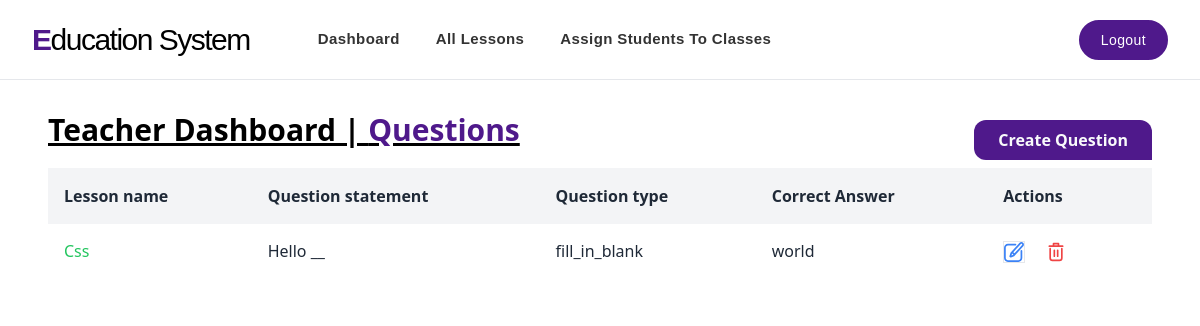
Screenshot of /teacher/questions/2/ (signed in) with the database file from the repository.
### teacher/models.py (models this page shows)
class Lesson(models.Model):
    name                        = models.CharField(max_length=255)
    teacher_id                  = models.ForeignKey(CustomUser, on_delete=models.CASCADE)
    class_id                    = models.ForeignKey(Class, on_delete=models.CASCADE)

class Question(models.Model):
    type                        = models.CharField(max_length=50)
    statement                   = models.TextField(max_length=255)
    lesson_id                   = models.ForeignKey(Lesson, on_delete=models.CASCADE)

class Question_fillblank(models.Model):
    question_id                 = models.ForeignKey(Question,on_delete=models.CASCADE)
    answer                      = models.CharField(max_length=255)

### teacher/decorators.py (the view)
        @user_passes_test(lambda u: u.is_authenticated and u.role == role, login_url='/login/')
        def _wrapped_view(request, *args, **kwargs):
            if request.user.is_authenticated and request.user.role == role:
                return view_func(request, *args, **kwargs)
            else:
                return redirect('/dashboard/')

### teacher/templates/teacher/questions_by_lesson.html (shortened to what this page needs)
{% extends "base.html" %}
{% block content %}
<main>
    <div class="p-12 pt-28">
        <div class="flex justify-between">
            <h1 class="text-3xl underline font-semibold mb-4">Teacher Dashboard | <span
                    class="text-[#4F198B]">Questions</span></h1>
            <a href="{% url 'create_question' lesson_id=lesson.id %}" class="py-2">
                <button
                    class="inline-block h-full px-6 mb-2 rounded-l-xl rounded-t-xl bg-[#4F198B] hover:bg-white hover:text-[#4F198B] focus:text-[#4F198B] focus:bg-gray-200 text-gray-50 font-bold leading-loose transition duration-200">
                    Create Question
                </button>
            </a>
        </div>
        <div class="font-sans overflow-x-auto">
            {% if questions %}
            <table class="min-w-full bg-white">
                <thead class="bg-gray-100 whitespace-nowrap">
                    <tr>
                        <th class="p-4 text-left text-base font-semibold text-gray-800">
                            Lesson name
                        </th>
                        <th class="p-4 text-left text-base font-semibold text-gray-800">
                            Question statement
                        </th>
                        <th class="p-4 text-left text-base font-semibold text-gray-800">
                            Question type
                        </th>
                        <th class="p-4 text-left text-base font-semibold text-gray-800">
                            Correct Answer
                        </th>
                        <th class="p-4 text-left text-base font-semibold text-gray-800">
                            Actions
                        </th>
                    </tr>
                </thead>
                <tbody class="whitespace-nowrap">
                    {% for question in questions %}
                    <tr class="hover:bg-gray-50">
                        <td class="text-green-500 p-4 text-[16px]">
                            <p class="mb-5">{{lesson.name}}</p>
                        </td>
                        <td class="p-4 text-[16px] text-gray-800  ">
                            <p class="mb-5">{{question.statement}}</p>
                        </td>
                        <td class="p-4 text-[16px] text-gray-800  ">
                            <p class="mb-5">{{question.type}}</p>
                        </td>
                        <td class="p-4 text-[16px] text-gray-800  ">
                            <p class="mb-5">{{question.answer}}</p>
                        </td>
                        <td class="pb-4 px-4">
                            <a href="{% url 'update_question' question_id=question.id %}">
                                <button class="mr-4 border" title="Edit">
                            </button>
                        </a>
                            <a href="{% url 'delete_question' question_id=question.id %}">
                                <button class="mr-4" title="Delete">
                                </button>
                            </a>
                        </td>
                    </tr>
                    {% endfor %}
                </tbody>
                {% else %}
                <p>No question found. Lets create questions and begins the magic✨</p>
            </table>
            {% endif %}
        </div>
    </div>
</main>
{% endblock %}

### rows the page displays
Lesson: name "Css"
Question: statement "Hello __", type "fill_in_blank"
Question_fillblank: answer "world"
